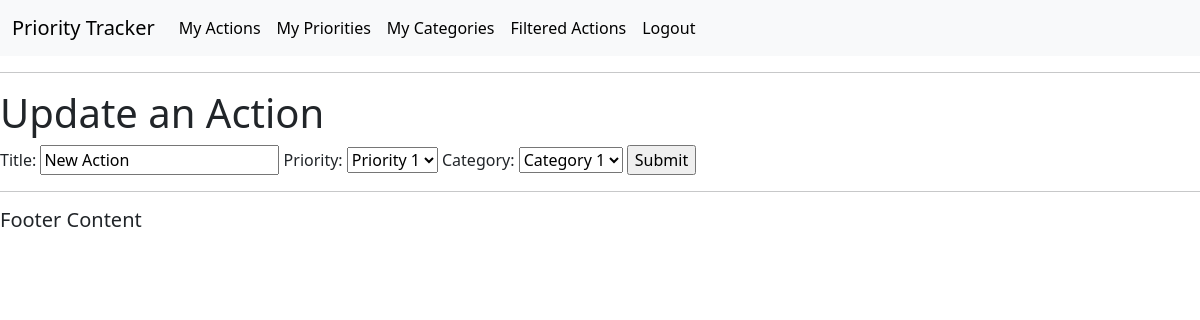
The page /update-action/24/ (signed in) on the database as committed earlier.
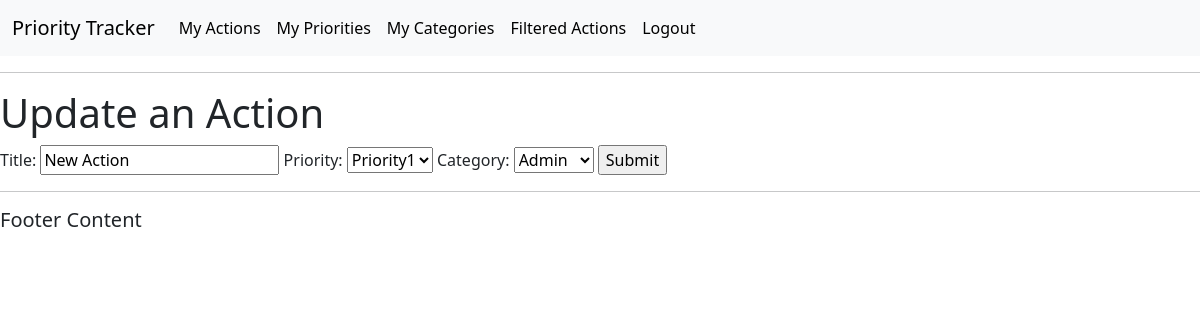
The same page on the database as committed later.
### actions/models.py (models this page shows, shortened)
class Action(models.Model):
    title = models.CharField(max_length=50, null=False, blank=False)
    trackedTime = models.DurationField(null=True, blank=True)
    activeTrackedTime = models.DurationField(null=True, blank=True)
    trackedStart = models.DateTimeField(null=True, blank=True)
    trackedStop = models.DateTimeField(null=True, blank=True)
    doneStatus = models.BooleanField(null=False, blank=False, default=False)
    actionDate = models.DateField(auto_now_add=True)
    trackingStatus = models.BooleanField(null=False, blank=False, default=False)
    category = models.ForeignKey(
        Category, on_delete=models.CASCADE, null=True, blank=True)
    priority = models.ForeignKey(
        Priority, on_delete=models.CASCADE, null=True, blank=True)
    user = models.ForeignKey(
        User, on_delete=models.CASCADE, related_name="action", null=True)

class Priority(models.Model):
    title = models.CharField(max_length=50, null=False, blank=False)
    description = models.CharField(max_length=150)
    activeStatus = models.BooleanField(null=False, blank=False, default=True)
    category = models.ForeignKey(
        Category, on_delete=models.CASCADE, null=True, blank=True)
    user = models.ForeignKey(
        User, on_delete=models.CASCADE, related_name="priorities", null=True)
    def __str__(self):
        return str(self.title)

class Category(models.Model):
    title = models.CharField(max_length=50, null=False, blank=False)
    description = models.CharField(max_length=150)
    user = models.ForeignKey(
        User, on_delete=models.CASCADE, related_name="categories", null=True)
    def __str__(self):
        return str(self.title)

### actions/views.py (the view)
# urls.py: path('update-action/<str:pk>/', views.update_action, name='update_action'),
@login_required(login_url='login')
def update_action(request, pk):
    action = Action.objects.get(id=pk)
    actionform = ActionForm(instance=action)
    if request.method == "POST":
        actionform = ActionForm(request.POST, instance=action)
        if actionform.is_valid():
            actionform.save()
            return redirect('/actions/')
    context = {'actionform': actionform}
    return render(request, 'actions/update_action.html', context)

### actions/forms.py
class ActionForm(ModelForm):
    class Meta:
        model = Action
        fields = ['title', 'priority', 'category']

### actions/templates/actions/update_action.html (shortened to what this page needs)
{% extends 'actions/main.html' %}
{% block content %}
<body>
    <h1>Update an Action</h1>
    <form method="POST" action="">
        {{actionform}}
        <input type="submit" name="Update Action">
    </form>
</body>
{% endblock %}

Rows that differ between the two databases and show on the page:
changed Action "New Action": priority "Priority 1" → "Priority1"; category "Category 1" → "Admin"
